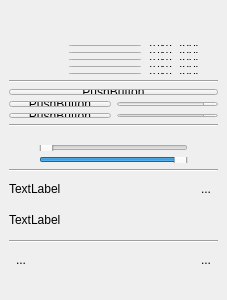
  <widget class="QDockWidget" name="dockWidget_sound_2">
   <property name="sizePolicy">
    <sizepolicy hsizetype="Ignored" vsizetype="Ignored">
     <horstretch>0</horstretch>
     <verstretch>0</verstretch>
    </sizepolicy>
   </property>
   <property name="minimumSize">
    <size>
     <width>227</width>
     <height>300</height>
    </size>
   </property>
   <property name="maximumSize">
    <size>
     <width>524287</width>
     <height>524287</height>
    </size>
   </property>
   <property name="layoutDirection">
    <enum>Qt::LeftToRight</enum>
   </property>
   <property name="styleSheet">
    <string notr="true">QDockWidget &gt; QWidget {
    border: 1px solid black;
}</string>
   </property>
   <property name="features">
    <set>QDockWidget::NoDockWidgetFeatures</set>
   </property>
   <property name="allowedAreas">
    <set>Qt::RightDockWidgetArea</set>
   </property>
   <property name="windowTitle">
    <string>صدا</string>
   </property>
   <attribute name="dockWidgetArea">
    <number>2</number>
   </attribute>
   <widget class="QWidget" name="dockWidgetContents_8">
    <property name="sizePolicy">
     <sizepolicy hsizetype="Ignored" vsizetype="Ignored">
      <horstretch>0</horstretch>
      <verstretch>0</verstretch>
     </sizepolicy>
    </property>
    <layout class="QVBoxLayout" name="verticalLayout_10">
     <item>
      <widget class="QLabel" name="label">
       <property name="sizePolicy">
        <sizepolicy hsizetype="Preferred" vsizetype="Preferred">
         <horstretch>0</horstretch>
         <verstretch>2</verstretch>
        </sizepolicy>
       </property>
       <property name="minimumSize">
        <size>
         <width>0</width>
         <height>187</height>
        </size>
       </property>
       <property name="maximumSize">
        <size>
         <width>215</width>
         <height>176</height>
        </size>
       </property>
       <property name="layoutDirection">
        <enum>Qt::LeftToRight</enum>
       </property>
       <property name="text">
        <string/>
       </property>
       <property name="pixmap">
        <pixmap resource="resources.qrc">:/rec/ALABYADDD2.png</pixmap>
       </property>
       <property name="alignment">
        <set>Qt::AlignCenter</set>
       </property>
      </widget>
     </item>
     <item>
      <layout class="QVBoxLayout" name="verticalLayout_9">
       <item>
        <layout class="QHBoxLayout" name="horizontalLayout_page">
         <item>
          <widget class="QToolButton" name="toolButton_nextPage">
           <property name="text">
            <string>...</string>
           </property>
           <property name="icon">
            <iconset resource="resources.qrc">
             <normaloff>:/rec/icon/024_001_plus_more_add_open_circle_button.png</normaloff>:/rec/icon/024_001_plus_more_add_open_circle_button.png</iconset>
           </property>
           <property name="autoRaise">
            <bool>true</bool>
           </property>
          </widget>
         </item>
         <item>
          <widget class="QToolButton" name="toolButton_prePage">
           <property name="text">
            <string>...</string>
           </property>
           <property name="icon">
            <iconset resource="resources.qrc">
             <normaloff>:/rec/icon/024_002_minus_close_turn_hide_delete_circle_button.png</normaloff>:/rec/icon/024_002_minus_close_turn_hide_delete_circle_button.png</iconset>
           </property>
           <property name="autoRaise">
            <bool>true</bool>
           </property>
          </widget>
         </item>
         <item>
          <widget class="QComboBox" name="comboBox_page">
           <property name="minimumSize">
            <size>
             <width>0</width>
             <height>0</height>
            </size>
           </property>
           <property name="sizeAdjustPolicy">
            <enum>QComboBox::AdjustToContents</enum>
           </property>
          </widget>
         </item>
         <item>
          <widget class="QLabel" name="label_page_combo">
           <property name="text">
            <string>TextLabel</string>
           </property>
          </widget>
         </item>
        </layout>
       </item>
       <item>
        <layout class="QHBoxLayout" name="horizontalLayout_sore">
         <item>
          <widget class="QToolButton" name="toolButton_nextSore">
           <property name="text">
            <string>...</string>
           </property>
           <property name="icon">
            <iconset resource="resources.qrc">
             <normaloff>:/rec/icon/024_001_plus_more_add_open_circle_button.png</normaloff>:/rec/icon/024_001_plus_more_add_open_circle_button.png</iconset>
           </property>
           <property name="autoRaise">
            <bool>true</bool>
           </property>
          </widget>
         </item>
         <item>
          <widget class="QToolButton" name="toolButton_preSore">
           <property name="text">
            <string>...</string>
           </property>
           <property name="icon">
            <iconset resource="resources.qrc">
             <normaloff>:/rec/icon/024_002_minus_close_turn_hide_delete_circle_button.png</normaloff>:/rec/icon/024_002_minus_close_turn_hide_delete_circle_button.png</iconset>
           </property>
           <property name="autoRaise">
            <bool>true</bool>
           </property>
          </widget>
         </item>
         <item>
          <widget class="QComboBox" name="comboBox_sore">
           <property name="minimumSize">
            <size>
             <width>0</width>
             <height>0</height>
            </size>
           </property>
          </widget>
         </item>
         <item>
          <widget class="QLabel" name="label_sore_combo">
           <property name="text">
            <string>TextLabel</string>
           </property>
          </widget>
         </item>
        </layout>
       </item>
       <item>
        <layout class="QHBoxLayout" name="horizontalLayout_aye">
         <item>
          <widget class="QToolButton" name="toolButton_nextAye">
           <property name="text">
            <string>...</string>
           </property>
           <property name="icon">
            <iconset resource="resources.qrc">
             <normaloff>:/rec/icon/024_001_plus_more_add_open_circle_button.png</normaloff>:/rec/icon/024_001_plus_more_add_open_circle_button.png</iconset>
           </property>
           <property name="autoRaise">
            <bool>true</bool>
           </property>
          </widget>
         </item>
         <item>
          <widget class="QToolButton" name="toolButton_preAye">
           <property name="text">
            <string>...</string>
           </property>
           <property name="icon">
            <iconset resource="resources.qrc">
             <normaloff>:/rec/icon/024_002_minus_close_turn_hide_delete_circle_button.png</normaloff>:/rec/icon/024_002_minus_close_turn_hide_delete_circle_button.png</iconset>
           </property>
           <property name="autoRaise">
            <bool>true</bool>
           </property>
          </widget>
         </item>
         <item>
          <widget class="QComboBox" name="comboBox_aye">
           <property name="minimumSize">
            <size>
             <width>0</width>
             <height>0</height>
            </size>
           </property>
          </widget>
         </item>
         <item>
          <widget class="QLabel" name="label_aye_combo">
           <property name="text">
            <string>TextLabel</string>
           </property>
          </widget>
         </item>
        </layout>
       </item>
       <item>
        <layout class="QHBoxLayout" name="horizontalLayout_juz">
         <item>
          <widget class="QToolButton" name="toolButton_nextJuz">
           <property name="text">
            <string>...</string>
           </property>
           <property name="icon">
            <iconset resource="resources.qrc">
             <normaloff>:/rec/icon/024_001_plus_more_add_open_circle_button.png</normaloff>:/rec/icon/024_001_plus_more_add_open_circle_button.png</iconset>
           </property>
           <property name="autoRaise">
            <bool>true</bool>
           </property>
          </widget>
         </item>
         <item>
          <widget class="QToolButton" name="toolButton_preJuz">
           <property name="text">
            <string>...</string>
           </property>
           <property name="icon">
            <iconset resource="resources.qrc">
             <normaloff>:/rec/icon/024_002_minus_close_turn_hide_delete_circle_button.png</normaloff>:/rec/icon/024_002_minus_close_turn_hide_delete_circle_button.png</iconset>
           </property>
           <property name="autoRaise">
            <bool>true</bool>
           </property>
          </widget>
         </item>
         <item>
          <widget class="QComboBox" name="comboBox_juz">
           <property name="minimumSize">
            <size>
             <width>0</width>
             <height>0</height>
            </size>
           </property>
          </widget>
         </item>
         <item>
          <widget class="QLabel" name="label_juz_combo">
           <property name="text">
            <string>TextLabel</string>
           </property>
          </widget>
         </item>
        </layout>
       </item>
       <item>
        <layout class="QHBoxLayout" name="horizontalLayout_qary">
         <item>
          <widget class="QToolButton" name="toolButton_nextQary">
           <property name="text">
            <string>...</string>
           </property>
           <property name="icon">
            <iconset resource="resources.qrc">
             <normaloff>:/rec/icon/024_001_plus_more_add_open_circle_button.png</normaloff>:/rec/icon/024_001_plus_more_add_open_circle_button.png</iconset>
           </property>
           <property name="autoRaise">
            <bool>true</bool>
           </property>
          </widget>
         </item>
         <item>
          <widget class="QToolButton" name="toolButton_preQary">
           <property name="text">
            <string>...</string>
           </property>
           <property name="icon">
            <iconset resource="resources.qrc">
             <normaloff>:/rec/icon/024_002_minus_close_turn_hide_delete_circle_button.png</normaloff>:/rec/icon/024_002_minus_close_turn_hide_delete_circle_button.png</iconset>
           </property>
           <property name="autoRaise">
            <bool>true</bool>
           </property>
          </widget>
         </item>
         <item>
          <widget class="QComboBox" name="comboBox_qary">
           <property name="minimumSize">
            <size>
             <width>0</width>
             <height>0</height>
            </size>
           </property>
          </widget>
         </item>
         <item>
          <widget class="QLabel" name="label_qary_combo">
           <property name="text">
            <string>TextLabel</string>
           </property>
          </widget>
         </item>
        </layout>
       </item>
      </layout>
     </item>
     <item>
      <widget class="Line" name="line">
       <property name="orientation">
        <enum>Qt::Horizontal</enum>
       </property>
      </widget>
     </item>
     <item>
      <layout class="QVBoxLayout" name="verticalLayout_5">
       <item>
        <widget class="QPushButton" name="pushButton_infinityRepeat">
         <property name="sizePolicy">
          <sizepolicy hsizetype="Preferred" vsizetype="Minimum">
           <horstretch>0</horstretch>
           <verstretch>0</verstretch>
          </sizepolicy>
         </property>
         <property name="text">
          <string>PushButton</string>
         </property>
         <property name="checkable">
          <bool>true</bool>
         </property>
        </widget>
       </item>
       <item>
        <layout class="QHBoxLayout" name="horizontalLayout_8">
         <item>
          <widget class="QPushButton" name="pushButton_pageRepeat">
           <property name="sizePolicy">
            <sizepolicy hsizetype="Preferred" vsizetype="Preferred">
             <horstretch>0</horstretch>
             <verstretch>0</verstretch>
            </sizepolicy>
           </property>
           <property name="layoutDirection">
            <enum>Qt::LeftToRight</enum>
           </property>
           <property name="text">
            <string>PushButton</string>
           </property>
           <property name="checkable">
            <bool>true</bool>
           </property>
          </widget>
         </item>
         <item>
          <widget class="QSpinBox" name="spinBox_numRpeatPage">
           <property name="enabled">
            <bool>false</bool>
           </property>
           <property name="sizePolicy">
            <sizepolicy hsizetype="Minimum" vsizetype="Minimum">
             <horstretch>0</horstretch>
             <verstretch>0</verstretch>
            </sizepolicy>
           </property>
           <property name="minimum">
            <number>1</number>
           </property>
          </widget>
         </item>
        </layout>
       </item>
       <item>
        <layout class="QHBoxLayout" name="horizontalLayout_repeat">
         <item>
          <widget class="QPushButton" name="pushButton_limitRepeat">
           <property name="sizePolicy">
            <sizepolicy hsizetype="Preferred" vsizetype="Minimum">
             <horstretch>0</horstretch>
             <verstretch>0</verstretch>
            </sizepolicy>
           </property>
           <property name="text">
            <string>PushButton</string>
           </property>
           <property name="checkable">
            <bool>true</bool>
           </property>
          </widget>
         </item>
         <item>
          <widget class="QSpinBox" name="spinBox_numRpeatAye">
           <property name="enabled">
            <bool>false</bool>
           </property>
           <property name="sizePolicy">
            <sizepolicy hsizetype="Minimum" vsizetype="Minimum">
             <horstretch>0</horstretch>
             <verstretch>0</verstretch>
            </sizepolicy>
           </property>
           <property name="minimum">
            <number>1</number>
           </property>
          </widget>
         </item>
        </layout>
       </item>
      </layout>
     </item>
     <item>
      <widget class="Line" name="line_3">
       <property name="orientation">
        <enum>Qt::Horizontal</enum>
       </property>
      </widget>
     </item>
     <item>
      <layout class="QVBoxLayout" name="verticalLayout_3">
       <item>
        <layout class="QHBoxLayout" name="horizontalLayout_5">
         <item>
          <spacer name="horizontalSpacer_3">
           <property name="orientation">
            <enum>Qt::Horizontal</enum>
           </property>
           <property name="sizeType">
            <enum>QSizePolicy::Minimum</enum>
           </property>
           <property name="sizeHint" stdset="0">
            <size>
             <width>40</width>
             <height>20</height>
            </size>
           </property>
          </spacer>
         </item>
         <item>
          <widget class="QPushButton" name="pushButton_pausePlay">
           <property name="enabled">
            <bool>false</bool>
           </property>
           <property name="sizePolicy">
            <sizepolicy hsizetype="Minimum" vsizetype="Minimum">
             <horstretch>0</horstretch>
             <verstretch>0</verstretch>
            </sizepolicy>
           </property>
           <property name="text">
            <string/>
           </property>
           <property name="icon">
            <iconset resource="resources.qrc">
             <normaloff>:/rec/icon/024_021_pause_button_circle.png</normaloff>:/rec/icon/024_021_pause_button_circle.png</iconset>
           </property>
           <property name="iconSize">
            <size>
             <width>32</width>
             <height>32</height>
            </size>
           </property>
           <property name="flat">
            <bool>true</bool>
           </property>
          </widget>
         </item>
         <item>
          <widget class="QPushButton" name="pushButton_playStop">
           <property name="sizePolicy">
            <sizepolicy hsizetype="Minimum" vsizetype="Minimum">
             <horstretch>0</horstretch>
             <verstretch>0</verstretch>
            </sizepolicy>
           </property>
           <property name="text">
            <string/>
           </property>
           <property name="icon">
            <iconset resource="resources.qrc">
             <normaloff>:/rec/icon/024_020_play_button_circle.png</normaloff>:/rec/icon/024_020_play_button_circle.png</iconset>
           </property>
           <property name="iconSize">
            <size>
             <width>32</width>
             <height>32</height>
            </size>
           </property>
           <property name="checkable">
            <bool>false</bool>
           </property>
           <property name="checked">
            <bool>false</bool>
           </property>
           <property name="flat">
            <bool>true</bool>
           </property>
          </widget>
         </item>
         <item>
          <spacer name="horizontalSpacer_2">
           <property name="orientation">
            <enum>Qt::Horizontal</enum>
           </property>
           <property name="sizeType">
            <enum>QSizePolicy::Minimum</enum>
           </property>
           <property name="sizeHint" stdset="0">
            <size>
             <width>40</width>
             <height>20</height>
            </size>
           </property>
          </spacer>
         </item>
        </layout>
       </item>
       <item>
        <layout class="QHBoxLayout" name="horizontalLayout_14">
         <item>
          <widget class="QToolButton" name="toolButton_backward">
           <property name="sizePolicy">
            <sizepolicy hsizetype="Fixed" vsizetype="Minimum">
             <horstretch>0</horstretch>
             <verstretch>0</verstretch>
            </sizepolicy>
           </property>
           <property name="text">
            <string>...</string>
           </property>
           <property name="icon">
            <iconset resource="resources.qrc">
             <normaloff>:/rec/icon/024_028_backward_rewind_prev_previous.png</normaloff>:/rec/icon/024_028_backward_rewind_prev_previous.png</iconset>
           </property>
           <property name="iconSize">
            <size>
             <width>25</width>
             <height>25</height>
            </size>
           </property>
           <property name="autoRaise">
            <bool>true</bool>
           </property>
          </widget>
         </item>
         <item>
          <widget class="CustomSlider" name="horizontalSlider_Main">
           <property name="enabled">
            <bool>false</bool>
           </property>
           <property name="sizePolicy">
            <sizepolicy hsizetype="Expanding" vsizetype="Minimum">
             <horstretch>0</horstretch>
             <verstretch>0</verstretch>
            </sizepolicy>
           </property>
           <property name="styleSheet">
            <string notr="true"/>
           </property>
           <property name="orientation">
            <enum>Qt::Horizontal</enum>
           </property>
          </widget>
         </item>
         <item>
          <widget class="QToolButton" name="toolButton_forward">
           <property name="sizePolicy">
            <sizepolicy hsizetype="Fixed" vsizetype="Minimum">
             <horstretch>0</horstretch>
             <verstretch>0</verstretch>
            </sizepolicy>
           </property>
           <property name="text">
            <string>...</string>
           </property>
           <property name="icon">
            <iconset resource="resources.qrc">
             <normaloff>:/rec/icon/024_029_foward_rewind_next.png</normaloff>:/rec/icon/024_029_foward_rewind_next.png</iconset>
           </property>
           <property name="iconSize">
            <size>
             <width>25</width>
             <height>25</height>
            </size>
           </property>
           <property name="autoRaise">
            <bool>true</bool>
           </property>
          </widget>
         </item>
        </layout>
       </item>
       <item>
        <layout class="QGridLayout" name="gridLayout_volum">
         <item row="0" column="2">
          <widget class="QToolButton" name="toolButton_volum_up">
           <property name="sizePolicy">
            <sizepolicy hsizetype="Fixed" vsizetype="Minimum">
             <horstretch>0</horstretch>
             <verstretch>0</verstretch>
            </sizepolicy>
           </property>
           <property name="text">
            <string>...</string>
           </property>
           <property name="icon">
            <iconset resource="resources.qrc">
             <normaloff>:/rec/icon/020_016_volume_high_big_sound.png</normaloff>:/rec/icon/020_016_volume_high_big_sound.png</iconset>
           </property>
           <property name="iconSize">
            <size>
             <width>25</width>
             <height>25</height>
            </size>
           </property>
           <property name="autoRaise">
            <bool>true</bool>
           </property>
          </widget>
         </item>
         <item row="0" column="1">
          <widget class="CustomSlider" name="slider_volum">
           <property name="sizePolicy">
            <sizepolicy hsizetype="Expanding" vsizetype="Minimum">
             <horstretch>0</horstretch>
             <verstretch>0</verstretch>
            </sizepolicy>
           </property>
           <property name="styleSheet">
            <string notr="true"/>
           </property>
           <property name="maximum">
            <number>100</number>
           </property>
           <property name="value">
            <number>100</number>
           </property>
           <property name="orientation">
            <enum>Qt::Horizontal</enum>
           </property>
          </widget>
         </item>
         <item row="0" column="0">
          <widget class="QToolButton" name="toolButton_volum_down">
           <property name="sizePolicy">
            <sizepolicy hsizetype="Fixed" vsizetype="Minimum">
             <horstretch>0</horstretch>
             <verstretch>0</verstretch>
            </sizepolicy>
           </property>
           <property name="text">
            <string>...</string>
           </property>
           <property name="icon">
            <iconset resource="resources.qrc">
             <normaloff>:/rec/icon/020_014_volume_low_big_sound_2.png</normaloff>:/rec/icon/020_014_volume_low_big_sound_2.png</iconset>
           </property>
           <property name="iconSize">
            <size>
             <width>25</width>
             <height>25</height>
            </size>
           </property>
           <property name="autoRaise">
            <bool>true</bool>
           </property>
          </widget>
         </item>
        </layout>
       </item>
      </layout>
     </item>
     <item>
      <widget class="Line" name="line_4">
       <property name="orientation">
        <enum>Qt::Horizontal</enum>
       </property>
      </widget>
     </item>
     <item>
      <layout class="QHBoxLayout" name="horizontalLayout_24">
       <item>
        <widget class="QLabel" name="label_latestRead">
         <property name="sizePolicy">
          <sizepolicy hsizetype="Preferred" vsizetype="Minimum">
           <horstretch>0</horstretch>
           <verstretch>0</verstretch>
          </sizepolicy>
         </property>
         <property name="text">
          <string>TextLabel</string>
         </property>
        </widget>
       </item>
       <item>
        <widget class="QToolButton" name="toolButton_readDate">
         <property name="sizePolicy">
          <sizepolicy hsizetype="Fixed" vsizetype="Minimum">
           <horstretch>0</horstretch>
           <verstretch>0</verstretch>
          </sizepolicy>
         </property>
         <property name="text">
          <string>...</string>
         </property>
         <property name="icon">
          <iconset resource="resources.qrc">
           <normaloff>:/rec/icon/014_060_add_product_crate_package_box_parcel_shipping_bundle_cargo.png</normaloff>:/rec/icon/014_060_add_product_crate_package_box_parcel_shipping_bundle_cargo.png</iconset>
         </property>
         <property name="iconSize">
          <size>
           <width>30</width>
           <height>30</height>
          </size>
         </property>
         <property name="autoRaise">
          <bool>true</bool>
         </property>
        </widget>
       </item>
      </layout>
     </item>
     <item>
      <layout class="QHBoxLayout" name="horizontalLayout_25">
       <item>
        <widget class="QLabel" name="label_readCount">
         <property name="sizePolicy">
          <sizepolicy hsizetype="Preferred" vsizetype="Minimum">
           <horstretch>0</horstretch>
           <verstretch>0</verstretch>
          </sizepolicy>
         </property>
         <property name="text">
          <string>TextLabel</string>
         </property>
        </widget>
       </item>
       <item>
        <widget class="QToolButton" name="toolButton_readCount">
         <property name="enabled">
          <bool>true</bool>
         </property>
         <property name="sizePolicy">
          <sizepolicy hsizetype="Fixed" vsizetype="Minimum">
           <horstretch>0</horstretch>
           <verstretch>0</verstretch>
          </sizepolicy>
         </property>
         <property name="toolTip">
          <string>&lt;html&gt;&lt;head/&gt;&lt;body&gt;&lt;p&gt;test&lt;/p&gt;&lt;/body&gt;&lt;/html&gt;</string>
         </property>
         <property name="styleSheet">
          <string notr="true"/>
         </property>
         <property name="text">
          <string/>
         </property>
         <property name="icon">
          <iconset resource="resources.qrc">
           <normaloff>:/rec/icon/020_202_calendar_date_schedule_event_month_year_history.png</normaloff>:/rec/icon/020_202_calendar_date_schedule_event_month_year_history.png</iconset>
         </property>
         <property name="iconSize">
          <size>
           <width>30</width>
           <height>30</height>
          </size>
         </property>
         <property name="autoRaise">
          <bool>true</bool>
         </property>
        </widget>
       </item>
      </layout>
     </item>
     <item>
      <widget class="Line" name="line_2">
       <property name="orientation">
        <enum>Qt::Horizontal</enum>
       </property>
      </widget>
     </item>
     <item>
      <layout class="QVBoxLayout" name="verticalLayout_4">
       <item>
        <layout class="QHBoxLayout" name="horizontalLayout_6">
         <item>
          <widget class="QToolButton" name="toolButton_nozol">
           <property name="sizePolicy">
            <sizepolicy hsizetype="Fixed" vsizetype="Minimum">
             <horstretch>0</horstretch>
             <verstretch>0</verstretch>
            </sizepolicy>
           </property>
           <property name="text">
            <string>...</string>
           </property>
           <property name="icon">
            <iconset resource="resources.qrc">
             <normaloff>:/rec/icon/019_002_book_read_history_bookmarks_education_journal_log_logbook.png</normaloff>:/rec/icon/019_002_book_read_history_bookmarks_education_journal_log_logbook.png</iconset>
           </property>
           <property name="iconSize">
            <size>
             <width>25</width>
             <height>25</height>
            </size>
           </property>
           <property name="autoRaise">
            <bool>true</bool>
           </property>
          </widget>
         </item>
         <item>
          <widget class="QPushButton" name="pushButton_zoom_minus">
           <property name="sizePolicy">
            <sizepolicy hsizetype="Minimum" vsizetype="Minimum">
             <horstretch>0</horstretch>
             <verstretch>0</verstretch>
            </sizepolicy>
           </property>
           <property name="text">
            <string/>
           </property>
           <property name="icon">
            <iconset resource="resources.qrc">
             <normaloff>:/rec/icon/023_049_zoom_out_search_lense_tool.png</normaloff>:/rec/icon/023_049_zoom_out_search_lense_tool.png</iconset>
           </property>
           <property name="iconSize">
            <size>
             <width>25</width>
             <height>25</height>
            </size>
           </property>
           <property name="flat">
            <bool>true</bool>
           </property>
          </widget>
         </item>
         <item>
          <widget class="QPushButton" name="pushButton_hidden">
           <property name="sizePolicy">
            <sizepolicy hsizetype="Minimum" vsizetype="Minimum">
             <horstretch>0</horstretch>
             <verstretch>0</verstretch>
            </sizepolicy>
           </property>
           <property name="text">
            <string/>
           </property>
           <property name="icon">
            <iconset resource="resources.qrc">
             <normaloff>:/rec/icon/009_016_nature_ecology_sun_light_shine_sunset.png</normaloff>:/rec/icon/009_016_nature_ecology_sun_light_shine_sunset.png</iconset>
           </property>
           <property name="iconSize">
            <size>
             <width>25</width>
             <height>25</height>
            </size>
           </property>
           <property name="flat">
            <bool>true</bool>
           </property>
          </widget>
         </item>
         <item>
          <widget class="QPushButton" name="pushButton_zoom_plus">
           <property name="sizePolicy">
            <sizepolicy hsizetype="Minimum" vsizetype="Minimum">
             <horstretch>0</horstretch>
             <verstretch>0</verstretch>
            </sizepolicy>
           </property>
           <property name="styleSheet">
            <string notr="true">background-color: rgba(255,255,255, 0);</string>
           </property>
           <property name="text">
            <string/>
           </property>
           <property name="icon">
            <iconset resource="resources.qrc">
             <normaloff>:/rec/icon/023_048_zoom_in_search_lense_tool.png</normaloff>:/rec/icon/023_048_zoom_in_search_lense_tool.png</iconset>
           </property>
           <property name="iconSize">
            <size>
             <width>25</width>
             <height>25</height>
            </size>
           </property>
           <property name="autoExclusive">
            <bool>false</bool>
           </property>
           <property name="autoDefault">
            <bool>false</bool>
           </property>
           <property name="default">
            <bool>false</bool>
           </property>
           <property name="flat">
            <bool>true</bool>
           </property>
          </widget>
         </item>
         <item>
          <widget class="QToolButton" name="toolButton_download">
           <property name="sizePolicy">
            <sizepolicy hsizetype="Fixed" vsizetype="Minimum">
             <horstretch>0</horstretch>
             <verstretch>0</verstretch>
            </sizepolicy>
           </property>
           <property name="text">
            <string>...</string>
           </property>
           <property name="icon">
            <iconset resource="resources.qrc">
             <normaloff>:/rec/icon/024_099_download_circle_button.png</normaloff>:/rec/icon/024_099_download_circle_button.png</iconset>
           </property>
           <property name="iconSize">
            <size>
             <width>25</width>
             <height>25</height>
            </size>
           </property>
           <property name="autoRaise">
            <bool>true</bool>
           </property>
          </widget>
         </item>
        </layout>
       </item>
       <item>
        <layout class="QHBoxLayout" name="horizontalLayout_2"/>
       </item>
      </layout>
     </item>
     <item>
      <spacer name="verticalSpacer_2">
       <property name="orientation">
        <enum>Qt::Vertical</enum>
       </property>
       <property name="sizeHint" stdset="0">
        <size>
         <width>20</width>
         <height>40</height>
        </size>
       </property>
      </spacer>
     </item>
     <item>
      <spacer name="verticalSpacer">
       <property name="orientation">
        <enum>Qt::Vertical</enum>
       </property>
       <property name="sizeHint" stdset="0">
        <size>
         <width>20</width>
         <height>40</height>
        </size>
       </property>
      </spacer>
     </item>
     <item>
      <widget class="QLabel" name="label_download">
       <property name="text">
        <string/>
       </property>
      </widget>
     </item>
    </layout>
   </widget>
  </widget>
